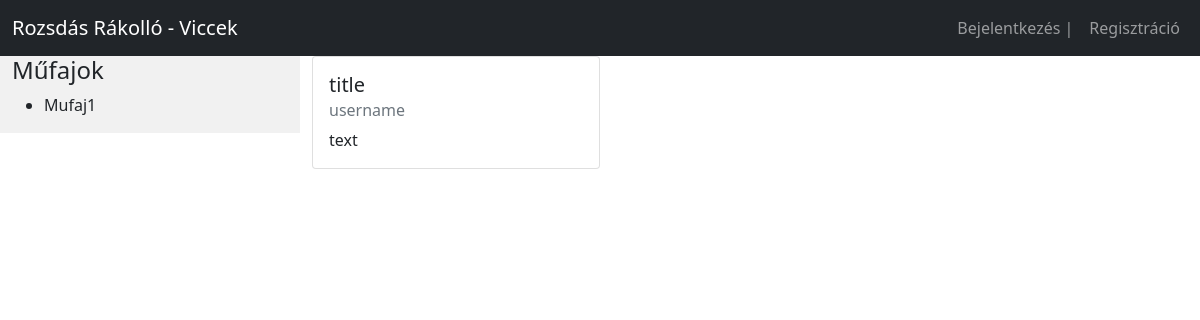
Before: /Oldal/index.php with the older database file.
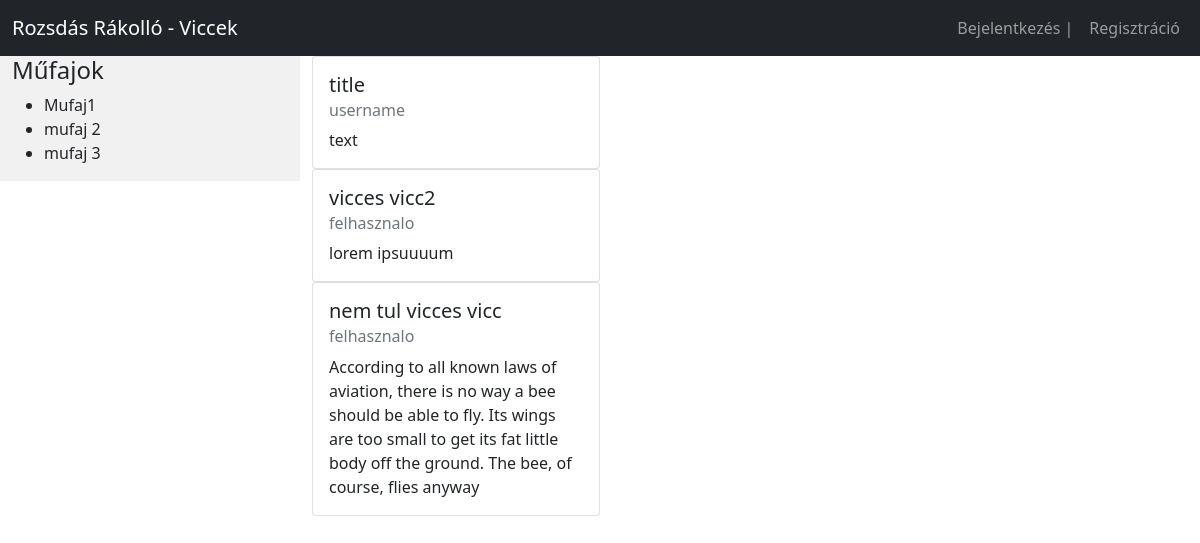
After: the same page with the newer database file.
### tables this page shows
CREATE TABLE `mufajok` (
  `mufajok_id` int(11) NOT NULL,
  `mufaj_neve` varchar(45) NOT NULL
);

CREATE TABLE `posztok` (
  `posztok_id` int(11) NOT NULL,
  `cim` varchar(45) NOT NULL,
  `bejegyzes` varchar(300) NOT NULL,
  `mufaj` varchar(45) NOT NULL,
  `engedelyezve` varchar(4) NOT NULL DEFAULT 'Nem',
  `felhasznalok_felhasznalok_id` int(11) NOT NULL
);

CREATE TABLE `felhasznalok` (
  `felhasznalok_id` int(11) NOT NULL,
  `username` varchar(45) NOT NULL,
  `password` varchar(45) NOT NULL,
  `szuletesi_datum` date NOT NULL,
  `jogosultsag` char(1) NOT NULL
);

### Oldal/classes/db.class.php (called while the page is built)
<?php
    class Db{
        private $host= 'localhost';
        private $user= 'root';
        private $pwd= '';
        private $database= 'rozsdas_rakollo';
        protected function connect(){
            try{
                $dsn='mysql:host='.$this->host.';dbname='.$this->database;
                $pdo=new PDO($dsn, $this->user, $this->pwd);
                $pdo->setAttribute(PDO::ATTR_DEFAULT_FETCH_MODE, PDO::FETCH_ASSOC);
                return $pdo;
            }
            catch(PDOException $error)
            {
                echo "Kapcsolodási hiba:". $error->getMessage();
            }
        }
    }
?>

### Oldal/classes/model.class.php (called while the page is built, shortened)
<?php
    class Model extends Db{
        protected function MufajokM(){
            $sql="SELECT * FROM mufajok";
            $stmt=$this->connect()->prepare($sql);
            $stmt->execute();
            return $stmt;
        }
        protected function PosztokM(){
            $sql="SELECT * FROM posztok INNER JOIN felhasznalok ON posztok.felhasznalok_felhasznalok_id=felhasznalok.felhasznalok_id";
            $stmt=$this->connect()->prepare($sql);
            $stmt->execute();
            return $stmt;
        }
    }
?>

### Oldal/classes/view.class.php (the view, shortened to what this page needs)
<?php
    class View extends Model{
        public function Mufajok(){
            $stmt=$this->MufajokM();
            echo '<h4>Műfajok</h4> <ul>';
            while($row=$stmt->fetch())
            {
                echo'
                <li>'.$row["mufaj_neve"].'</li>
                ';
            }
            echo '</ul>';
        }
        public function Posztok(){
            $stmt=$this->PosztokM();
            while($row=$stmt->fetch())
            {
                echo'
                <div class="card" style="width: 18rem;">
                    <div class="card-body">
                        <h5 class="card-title">'.$row["cim"].'</h5>
                        <h6 class="card-subtitle mb-2 text-muted">'.$row["username"].'</h6>
                        <p class="card-text">'.$row["bejegyzes"].'</p>
                    </div>
                </div>
                ';
            }
        }
    }
?>

### Oldal/index.php (shortened to what this page needs)
<!DOCTYPE html>
<html lang="hu">
<head>
  <link href="assets/bootstrap/bootstrap.min.css" rel="stylesheet" type="text/css">
  <link href="styles/styles.css" rel="stylesheet" type="text/css">
</head>
<body>
<?php
        include("includes/menu.inc.php");
    ?>
<div class="container-fluid">
  <div class="row content">
    <div class="col-sm-3 sidenav">
    <?php
        $mufajok = new View;
        $mufajok->Mufajok();
    ?>
    </div>
    <div class="col-sm-9">
    <?php
        $posztok = new View;
        $posztok->Posztok();
    ?>
    </div>
  </div>
</div>
</body>
</html>

### Oldal/includes/menu.inc.php
<?php
echo'
    <nav class="navbar navbar-expand-md navbar-dark bg-dark">
        <div class="container-fluid">
            <a class="navbar-brand" href="index.php">Rozsdás Rákolló - Viccek</a>
            <button class="navbar-toggler" type="button" data-bs-toggle="collapse" data-bs-target="#navbarSupportedContent" aria-controls="navbarSupportedContent" aria-expanded="false" aria-label="Toggle navigation">
                <span class="navbar-toggler-icon"></span>
            </button>
            <div class="collapse navbar-collapse justify-content-end" id="navbarSupportedContent">
                <ul class="navbar-nav">
                    <li class="nav-item">
                        <a class="nav-link" href="bejelentkezes.php">Bejelentkezés |</a>
                    </li>
                    <li class="nav-item">
                        <a class="nav-link" href="regisztracio.php">Regisztráció</a>
                    </li>
                </ul>
            </div>
        </div>
    </nav>
';
?>

### Oldal/index.php (style rules this page uses)
.row.content { height: 70%; }
.sidenav { background-color: #f1f1f1; height: 100%; }

Changed rows visible on the page:
added mufajok: mufaj_neve "mufaj 2"
added mufajok: mufaj_neve "mufaj 3"
added posztok: cim "vicces vicc2", felhasznalok.username "felhasznalo", bejegyzes "lorem ipsuuuum"
added posztok: cim "nem tul vicces vicc", felhasznalok.username "felhasznalo", bejegyzes "According to all known laws of aviation, there is no way a bee should be able to fly. Its wings are too small to get its fat little body off the ground. The bee, of course, flies anyway"
